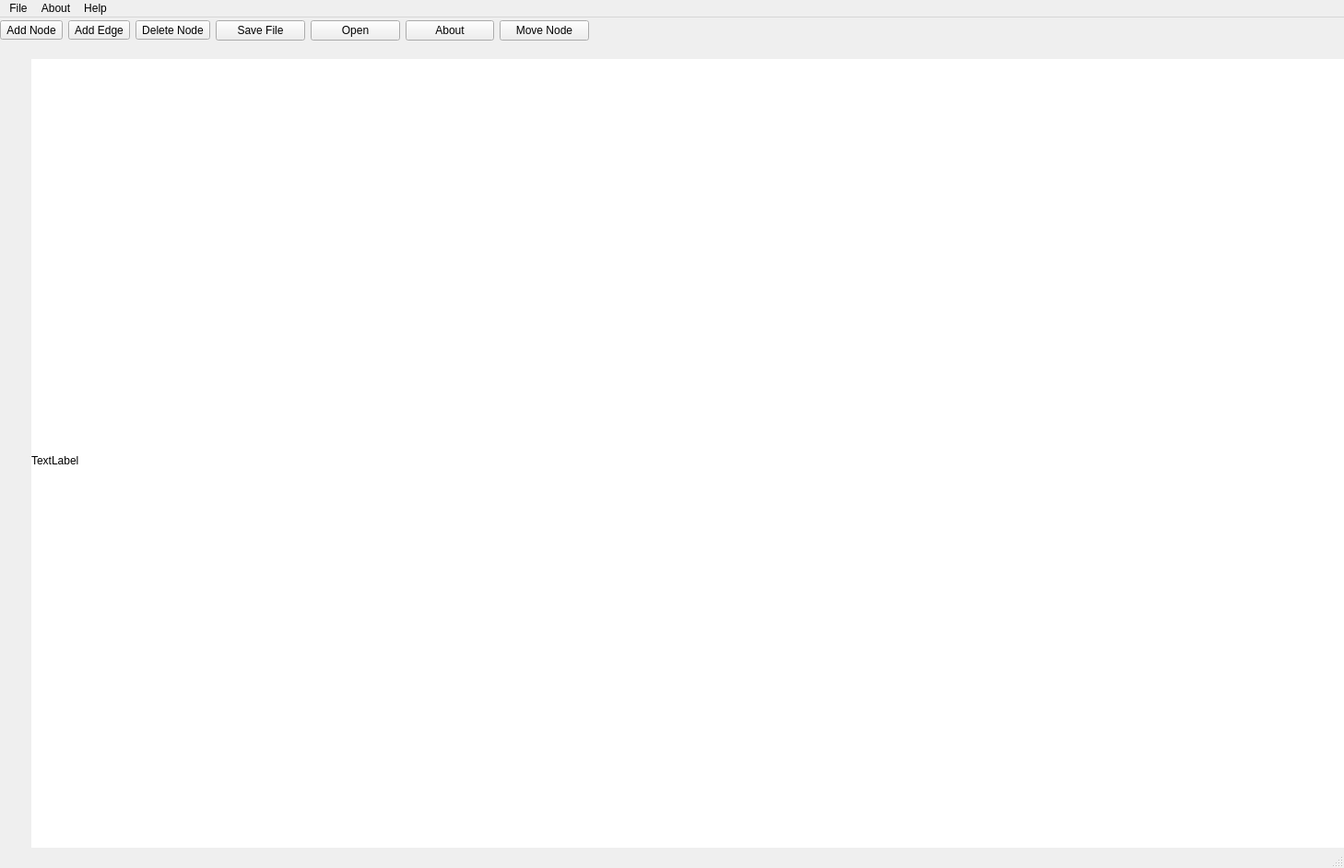
<?xml version="1.0" encoding="UTF-8"?>
<ui version="4.0">
 <class>JGraphEd</class>
 <widget class="QMainWindow" name="JGraphEd">
  <property name="geometry">
   <rect>
    <x>0</x>
    <y>0</y>
    <width>1458</width>
    <height>942</height>
   </rect>
  </property>
  <property name="windowTitle">
   <string>GraphEd</string>
  </property>
  <property name="animated">
   <bool>true</bool>
  </property>
  <widget class="QWidget" name="centralwidget">
   <property name="mouseTracking">
    <bool>true</bool>
   </property>
   <widget class="QWidget" name="gridLayoutWidget">
    <property name="geometry">
     <rect>
      <x>0</x>
      <y>-1</y>
      <width>639</width>
      <height>31</height>
     </rect>
    </property>
    <layout class="QGridLayout" name="Tools">
     <item row="0" column="3">
      <widget class="QPushButton" name="savefile">
       <property name="text">
        <string>Save File</string>
       </property>
      </widget>
     </item>
     <item row="0" column="0">
      <widget class="QToolButton" name="Add_Vertex">
       <property name="toolTip">
        <string>&lt;html&gt;&lt;head/&gt;&lt;body&gt;&lt;p&gt;Add Node&lt;/p&gt;&lt;/body&gt;&lt;/html&gt;</string>
       </property>
       <property name="text">
        <string>Add Node</string>
       </property>
      </widget>
     </item>
     <item row="0" column="2">
      <widget class="QToolButton" name="DelNode">
       <property name="toolTip">
        <string>&lt;html&gt;&lt;head/&gt;&lt;body&gt;&lt;p&gt;Delete Node&lt;/p&gt;&lt;p&gt;&lt;br/&gt;&lt;/p&gt;&lt;/body&gt;&lt;/html&gt;</string>
       </property>
       <property name="text">
        <string>Delete Node</string>
       </property>
      </widget>
     </item>
     <item row="0" column="4">
      <widget class="QPushButton" name="openfile">
       <property name="text">
        <string>Open</string>
       </property>
      </widget>
     </item>
     <item row="0" column="1">
      <widget class="QToolButton" name="AddEdge">
       <property name="toolTip">
        <string>&lt;html&gt;&lt;head/&gt;&lt;body&gt;&lt;p&gt;Add Edge&lt;/p&gt;&lt;/body&gt;&lt;/html&gt;</string>
       </property>
       <property name="text">
        <string>Add Edge</string>
       </property>
      </widget>
     </item>
     <item row="0" column="5">
      <widget class="QPushButton" name="about">
       <property name="text">
        <string>About</string>
       </property>
      </widget>
     </item>
     <item row="0" column="6">
      <widget class="QPushButton" name="move">
       <property name="text">
        <string>Move Node</string>
       </property>
      </widget>
     </item>
    </layout>
   </widget>
   <widget class="QLabel" name="label">
    <property name="geometry">
     <rect>
      <x>34</x>
      <y>45</y>
      <width>1481</width>
      <height>871</height>
     </rect>
    </property>
    <property name="mouseTracking">
     <bool>true</bool>
    </property>
    <property name="styleSheet">
     <string notr="true">
background-color: rgb(255, 255, 255);</string>
    </property>
    <property name="text">
     <string>TextLabel</string>
    </property>
    <property name="scaledContents">
     <bool>false</bool>
    </property>
    <property name="wordWrap">
     <bool>true</bool>
    </property>
   </widget>
  </widget>
  <widget class="QMenuBar" name="menubar">
   <property name="geometry">
    <rect>
     <x>0</x>
     <y>0</y>
     <width>1458</width>
     <height>26</height>
    </rect>
   </property>
   <widget class="QMenu" name="menuFile">
    <property name="title">
     <string>File</string>
    </property>
    <addaction name="actionNew"/>
    <addaction name="actionOpen"/>
    <addaction name="actionSave_File"/>
    <addaction name="actionSave_As"/>
    <addaction name="actionExit"/>
   </widget>
   <widget class="QMenu" name="menuAbout">
    <property name="title">
     <string>About</string>
    </property>
    <addaction name="actionAbout"/>
   </widget>
   <widget class="QMenu" name="menuHelp">
    <property name="title">
     <string>Help</string>
    </property>
    <addaction name="actionHelp"/>
   </widget>
   <addaction name="menuFile"/>
   <addaction name="menuAbout"/>
   <addaction name="menuHelp"/>
  </widget>
  <widget class="QStatusBar" name="statusbar"/>
  <action name="actionNew">
   <property name="text">
    <string>New</string>
   </property>
  </action>
  <action name="actionOpen">
   <property name="text">
    <string>Open</string>
   </property>
  </action>
  <action name="actionSave_File">
   <property name="text">
    <string>Save File</string>
   </property>
  </action>
  <action name="actionSave_As">
   <property name="text">
    <string>Save As..</string>
   </property>
  </action>
  <action name="actionExit">
   <property name="text">
    <string>Exit</string>
   </property>
  </action>
  <action name="actionAbout">
   <property name="text">
    <string>About...</string>
   </property>
  </action>
  <action name="actionHelp">
   <property name="text">
    <string>Help..</string>
   </property>
  </action>
 </widget>
 <resources/>
 <connections/>
</ui>
